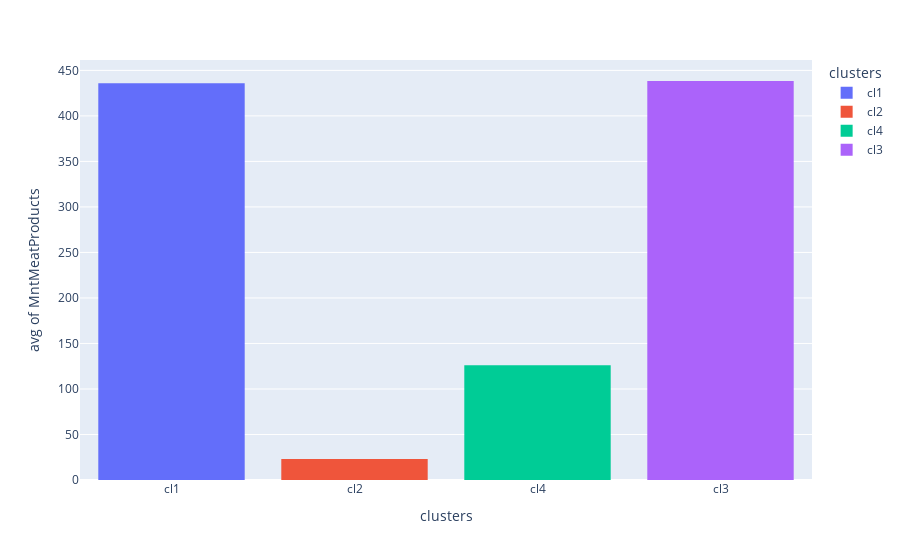

The notebook cell saved with this chart:
### Code cell
#cluster groups and meat products
px.histogram(data_frame=data, x = 'clusters', y = 'MntMeatProducts',
             histfunc='avg', color = 'clusters')

### Figure 1 — Plotly figure (JSON) as saved in the notebook; plotly's stock layout.template omitted (floating-point values rounded to 4 significant figures; data arrays with more than 128 entries replaced by an {"elided": "..."} marker saying what was removed)
{"data": [{"alignmentgroup": "True", "bingroup": "x", "histfunc": "avg", "hovertemplate": "clusters=%{x}<br>avg of MntMeatProducts=%{y}<extra></extra>", "legendgroup": "cl1", "marker": {"color": "#636efa", "pattern": {"shape": ""}}, "name": "cl1", "offsetgroup": "cl1", "orientation": "v", "showlegend": true, "type": "histogram", "x": {"elided": "479 str values"}, "xaxis": "x", "y": {"elided": "479 int values"}, "yaxis": "y"}, {"alignmentgroup": "True", "bingroup": "x", "histfunc": "avg", "hovertemplate": "clusters=%{x}<br>avg of MntMeatProducts=%{y}<extra></extra>", "legendgroup": "cl2", "marker": {"color": "#EF553B", "pattern": {"shape": ""}}, "name": "cl2", "offsetgroup": "cl2", "orientation": "v", "showlegend": true, "type": "histogram", "x": {"elided": "988 str values"}, "xaxis": "x", "y": {"elided": "988 int values"}, "yaxis": "y"}, {"alignmentgroup": "True", "bingroup": "x", "histfunc": "avg", "hovertemplate": "clusters=%{x}<br>avg of MntMeatProducts=%{y}<extra></extra>", "legendgroup": "cl4", "marker": {"color": "#00cc96", "pattern": {"shape": ""}}, "name": "cl4", "offsetgroup": "cl4", "orientation": "v", "showlegend": true, "type": "histogram", "x": {"elided": "608 str values"}, "xaxis": "x", "y": {"elided": "608 int values"}, "yaxis": "y"}, {"alignmentgroup": "True", "bingroup": "x", "histfunc": "avg", "hovertemplate": "clusters=%{x}<br>avg of MntMeatProducts=%{y}<extra></extra>", "legendgroup": "cl3", "marker": {"color": "#ab63fa", "pattern": {"shape": ""}}, "name": "cl3", "offsetgroup": "cl3", "orientation": "v", "showlegend": true, "type": "histogram", "x": {"elided": "141 str values"}, "xaxis": "x", "y": {"elided": "141 int values"}, "yaxis": "y"}], "layout": {"autosize": true, "barmode": "relative", "legend": {"title": {"text": "clusters"}, "tracegroupgap": 0}, "margin": {"t": 60}, "xaxis": {"anchor": "y", "autorange": true, "categoryarray": ["cl1", "cl2", "cl4", "cl3"], "categoryorder": "array", "domain": [0, 1], "range": [-0.5, 3.5], "title": {"text": "clusters"}, "type": "category"}, "yaxis": {"anchor": "x", "autorange": true, "domain": [0, 1], "range": [0, 461.4], "title": {"text": "avg of MntMeatProducts"}, "type": "linear"}}}
